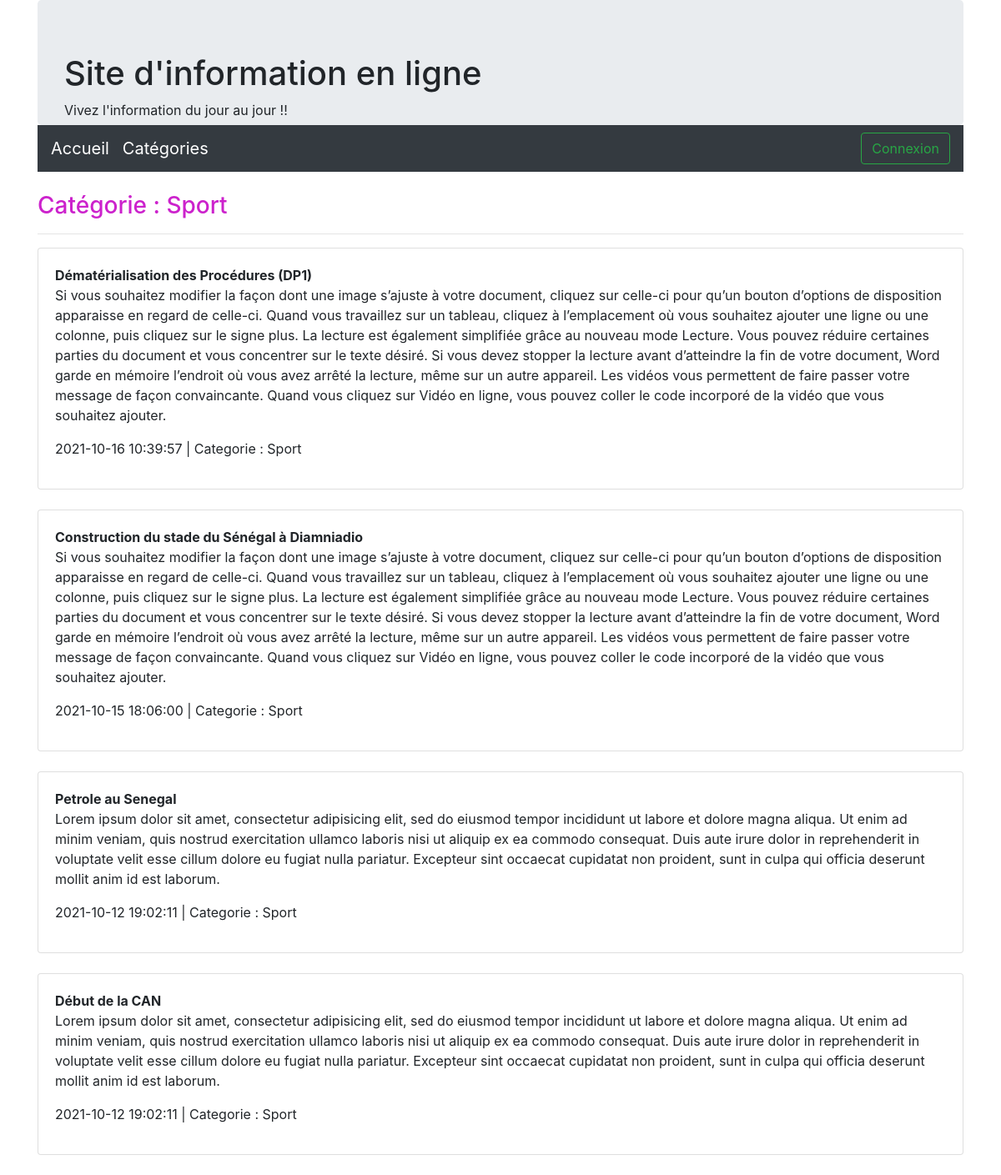
Screenshot of /ca/Sport with the database file from the repository.
### tables this page shows
CREATE TABLE IF NOT EXISTS `article` (
  `id` int(11) NOT NULL AUTO_INCREMENT,
  `titre` varchar(255) DEFAULT NULL,
  `contenu` text,
  `dateCreation` datetime DEFAULT CURRENT_TIMESTAMP,
  `dateModification` datetime DEFAULT CURRENT_TIMESTAMP,
  `categorie` int(11) DEFAULT NULL,
  PRIMARY KEY (`id`),
  KEY `fk_categorie_article` (`categorie`)
);

CREATE TABLE IF NOT EXISTS `categorie` (
  `id` int(11) NOT NULL AUTO_INCREMENT,
  `libelle` varchar(20) DEFAULT NULL,
  PRIMARY KEY (`id`)
);

### models/modelCategorie.php (called while the page is built)
<?php
	$req=$bd->query("SELECT * FROM article, categorie WHERE article.categorie = categorie.id AND categorie.libelle='$cat' ORDER BY article.id DESC");
	$categorieModel=$req->fetchAll();
	return $categorieModel;
?>

### vues/articleParCategorie.php (the view, shortened to what this page needs)
<!DOCTYPE html>
<html>
<head>
	<link rel="stylesheet" type="text/css" href="../styles/bootstrap.min.css">
</head>
<body>
	<div class="container">
		<div class="jumbotron">
		    <h1>Site d'information en ligne</h1>
		    <p>Vivez l'information du jour au jour !!</p>
	  	</div>
	  	<nav class="navbar navbar-expand-lg navbar-dark bg-dark">
		  <div class="collapse navbar-collapse" id="navbarTogglerDemo01">
		    <a class="navbar-brand" href="../">Accueil</a>
		    <a class="navbar-brand" href="../categories">Catégories</a>
		      <a href="../auth"><button class="btn btn-outline-success my-2 my-sm-0" type="submit">Connexion</button></a>
		  </div>
		</nav><br>
		<h3>Catégorie : <?php echo $cat; ?></h3><hr>
		<?php
		    foreach($categorieModel as $apc)
			{
				echo "<div class='card w-85'>";
				echo "<div class='card-body'>";
				echo '<strong>'.$apc['titre'].'</strong><br />';
				echo '<p>'.$apc['contenu'].'</p>';
				echo '<p>'.$apc['dateCreation'].' | Categorie : '.$apc['libelle'].'</p>';
				echo "</div>";
				echo "</div><br>";
			}
		 ?>
	</div>
</body>
</html>

### vues/articleParCategorie.php (style rules this page uses)
.jumbotron { margin-bottom: 0;height: 150px; }
h3 { color: #c2c; }

### rows the page displays
article: titre "Dématérialisation des Procédures (DP1)", contenu "Si vous souhaitez modifier la façon dont une image s’ajuste à votre document, cliquez sur celle-ci pour qu’un bouton d’options de disposition apparaisse en regard de celle-ci. Quand vous travaillez sur un tableau, cliquez à l’emplacement où vous souhaitez ajouter une ligne ou une colonne, puis cliquez sur le signe plus. La lecture est également simplifiée grâce au nouveau mode Lecture. Vous pouvez réduire certaines parties du document et vous concentrer sur le texte désiré. Si vous devez stopper la lecture avant d’atteindre la fin de votre document, Word garde en mémoire l’endroit où vous avez arrêté la lecture, même sur un autre appareil. Les vidéos vous permettent de faire passer votre…", dateCreation "2021-10-16 10:39:57", categorie.libelle "Sport"
article: titre "Construction du stade du Sénégal à Diamniadio", contenu "Si vous souhaitez modifier la façon dont une image s’ajuste à votre document, cliquez sur celle-ci pour qu’un bouton d’options de disposition apparaisse en regard de celle-ci. Quand vous travaillez sur un tableau, cliquez à l’emplacement où vous souhaitez ajouter une ligne ou une colonne, puis cliquez sur le signe plus. La lecture est également simplifiée grâce au nouveau mode Lecture. Vous pouvez réduire certaines parties du document et vous concentrer sur le texte désiré. Si vous devez stopper la lecture avant d’atteindre la fin de votre document, Word garde en mémoire l’endroit où vous avez arrêté la lecture, même sur un autre appareil. Les vidéos vous permettent de faire passer votre…", dateCreation "2021-10-15 18:06:00", categorie.libelle "Sport"
article: titre "Petrole au Senegal", contenu "Lorem ipsum dolor sit amet, consectetur adipisicing elit, sed do eiusmod tempor incididunt ut labore et dolore magna aliqua. Ut enim ad minim veniam, quis nostrud exercitation ullamco laboris nisi ut aliquip ex ea commodo consequat. Duis aute irure dolor in reprehenderit in voluptate velit esse cillum dolore eu fugiat nulla pariatur. Excepteur sint occaecat cupidatat non proident, sunt in culpa qui officia deserunt mollit anim id est laborum.", dateCreation "2021-10-12 19:02:11", categorie.libelle "Sport"
article: titre "Début de la CAN", contenu "Lorem ipsum dolor sit amet, consectetur adipisicing elit, sed do eiusmod tempor incididunt ut labore et dolore magna aliqua. Ut enim ad minim veniam, quis nostrud exercitation ullamco laboris nisi ut aliquip ex ea commodo consequat. Duis aute irure dolor in reprehenderit in voluptate velit esse cillum dolore eu fugiat nulla pariatur. Excepteur sint occaecat cupidatat non proident, sunt in culpa qui officia deserunt mollit anim id est laborum.", dateCreation "2021-10-12 19:02:11", categorie.libelle "Sport"

### other values shown
$cat "Sport"
